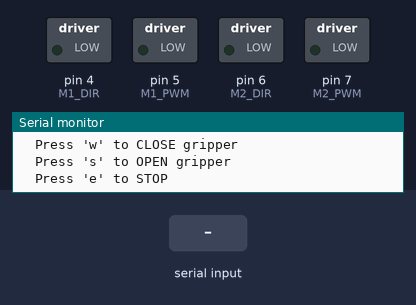
Recording of a sketch running on a simulated Arduino Uno, built with avr-gcc and run on an emulated ATmega328P. Shown: switched loads named in the sketch (green lamp = pin HIGH), the last lines printed to the serial monitor. The inputs (shaded band) are chosen by the test bench.

Above: at 1.2 s.
1.3 s: "w" received over Serial
At 2.2 s:
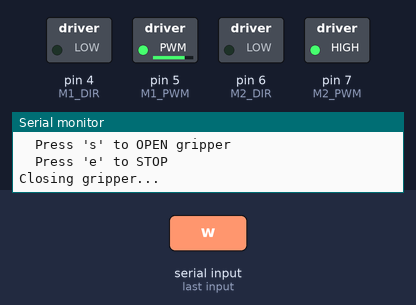
2.8 s: "s" received over Serial
At 3.4 s:
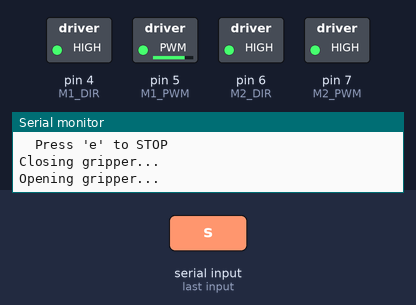
4.3 s: "e" received over Serial
At 5.5 s:
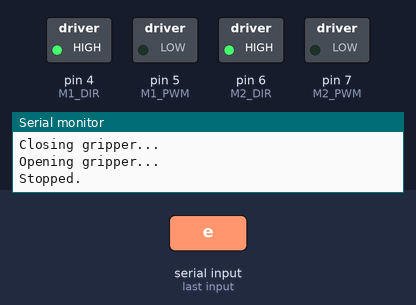
5.8 s: "W" received over Serial
At 6.8 s:
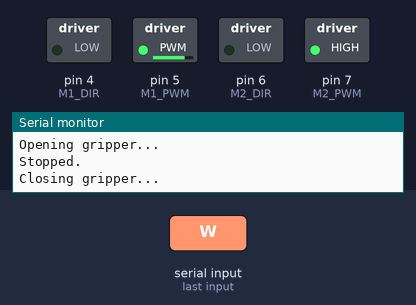
7.3 s: "S" received over Serial
At 8.0 s:
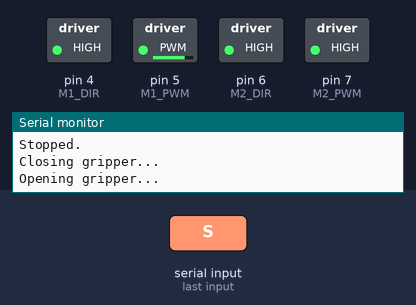
Timing chart, 0 to 9.8 s (numbered marks = the images above; inputs shaded):
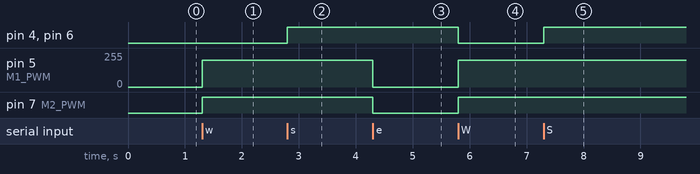

Measured:
- after the input at 1.3 s, pin 5 (M1_PWM): 0/255 → 200/255 at once; pin 7 (M2_PWM): LOW → HIGH at once
- after the input at 2.8 s, pin 4 (M1_DIR), pin 6 (M2_DIR): LOW → HIGH at once
- after the input at 4.3 s, pin 5 (M1_PWM): 200/255 → 0/255 at once; pin 7 (M2_PWM): HIGH → LOW at once
- after the input at 5.8 s, pin 4 (M1_DIR), pin 6 (M2_DIR): HIGH → LOW at once; pin 5 (M1_PWM): 0/255 → 200/255 at once; pin 7 (M2_PWM): LOW → HIGH at once
- after the input at 7.3 s, pin 4 (M1_DIR), pin 6 (M2_DIR): LOW → HIGH at once

The sketch:

grippweropencloseswe.ino
```cpp
// Motor pins
#define M1_PWM 5
#define M1_DIR 4
#define M2_PWM 7
#define M2_DIR 6

// Motor speed (0–255)
const int MOTOR_SPEED = 200;

void setup() {
  pinMode(M1_PWM, OUTPUT);
  pinMode(M1_DIR, OUTPUT);
  pinMode(M2_PWM, OUTPUT);
  pinMode(M2_DIR, OUTPUT);

  Serial.begin(115200);
  while (!Serial) { } // wait for Serial on some boards

  stopMotors();
  Serial.println("Keyboard control ready:");
  Serial.println("  Press 'w' to CLOSE gripper");
  Serial.println("  Press 's' to OPEN gripper");
  Serial.println("  Press 'e' to STOP");
}

void loop() {
  if (Serial.available()) {
    char c = Serial.read();
    while (Serial.available()) Serial.read(); // clear CR/LF

    if (c == 'w' || c == 'W') {
      closeGripper();
      Serial.println("Closing gripper...");
    }
    else if (c == 's' || c == 'S') {
      openGripper();
      Serial.println("Opening gripper...");
    }
    else if (c == 'e' || c == 'E') {
      stopMotors();
      Serial.println("Stopped.");
    }
  }
}

// ---------- Motor control helpers ----------
void openGripper() {
  digitalWrite(M1_DIR, HIGH);
  digitalWrite(M2_DIR, HIGH);
  analogWrite(M1_PWM, MOTOR_SPEED);
  analogWrite(M2_PWM, MOTOR_SPEED);
}

void closeGripper() {
  digitalWrite(M1_DIR, LOW);
  digitalWrite(M2_DIR, LOW);
  analogWrite(M1_PWM, MOTOR_SPEED);
  analogWrite(M2_PWM, MOTOR_SPEED);
}

void stopMotors() {
  analogWrite(M1_PWM, 0);
  analogWrite(M2_PWM, 0);
}
```
